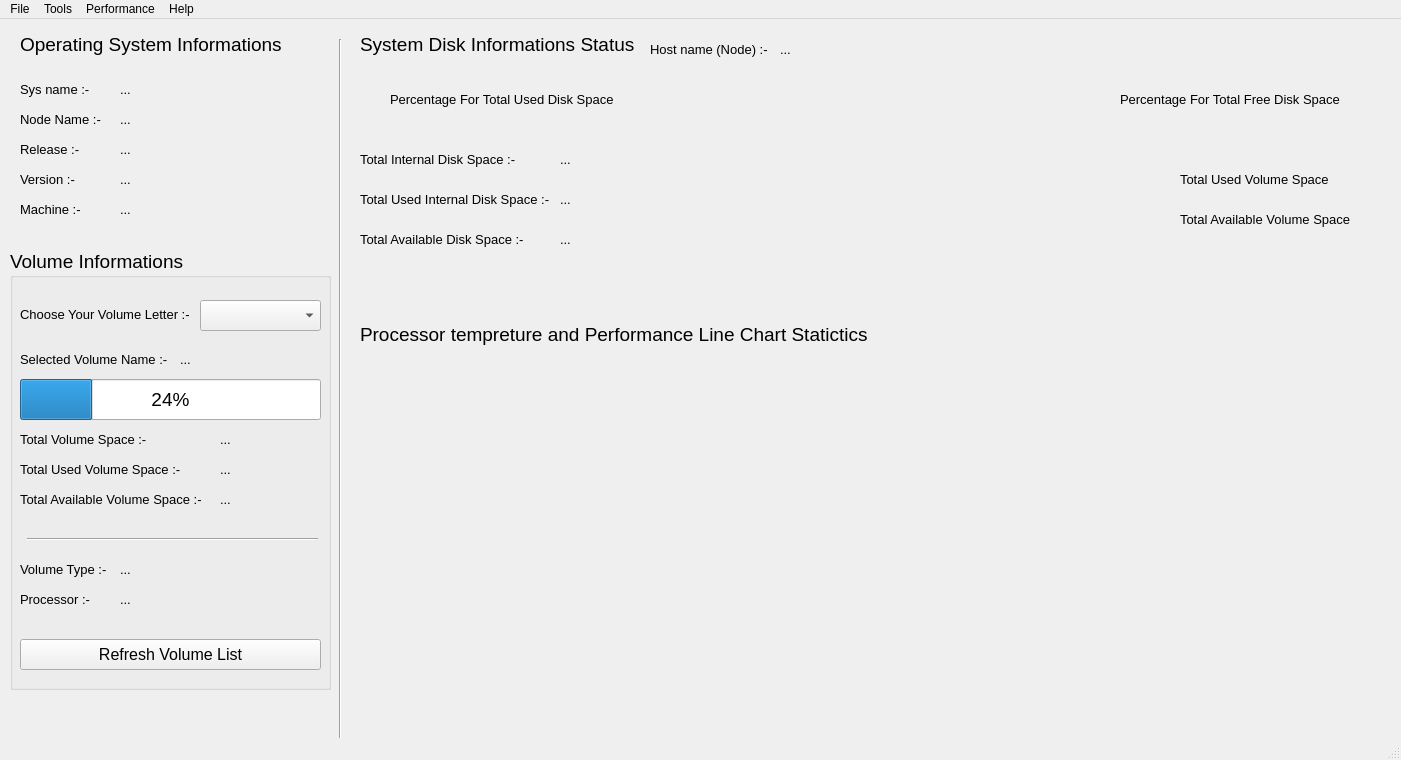
<?xml version="1.0" encoding="UTF-8"?>
<ui version="4.0">
 <class>MainWindow</class>
 <widget class="QMainWindow" name="MainWindow">
  <property name="enabled">
   <bool>true</bool>
  </property>
  <property name="geometry">
   <rect>
    <x>0</x>
    <y>0</y>
    <width>1401</width>
    <height>760</height>
   </rect>
  </property>
  <property name="contextMenuPolicy">
   <enum>Qt::DefaultContextMenu</enum>
  </property>
  <property name="windowTitle">
   <string>MainWindow</string>
  </property>
  <widget class="QWidget" name="centralwidget">
   <widget class="Line" name="line">
    <property name="geometry">
     <rect>
      <x>330</x>
      <y>20</y>
      <width>21</width>
      <height>761</height>
     </rect>
    </property>
    <property name="orientation">
     <enum>Qt::Vertical</enum>
    </property>
   </widget>
   <widget class="QLabel" name="label">
    <property name="geometry">
     <rect>
      <x>20</x>
      <y>10</y>
      <width>281</width>
      <height>31</height>
     </rect>
    </property>
    <property name="font">
     <font>
      <pointsize>14</pointsize>
     </font>
    </property>
    <property name="text">
     <string>Operating System Informations</string>
    </property>
   </widget>
   <widget class="QLabel" name="label_2">
    <property name="geometry">
     <rect>
      <x>20</x>
      <y>60</y>
      <width>101</width>
      <height>21</height>
     </rect>
    </property>
    <property name="font">
     <font>
      <pointsize>10</pointsize>
     </font>
    </property>
    <property name="text">
     <string>Sys name :- </string>
    </property>
   </widget>
   <widget class="QLabel" name="label_3">
    <property name="geometry">
     <rect>
      <x>20</x>
      <y>90</y>
      <width>111</width>
      <height>21</height>
     </rect>
    </property>
    <property name="font">
     <font>
      <pointsize>10</pointsize>
     </font>
    </property>
    <property name="text">
     <string>Node Name :- </string>
    </property>
   </widget>
   <widget class="QLabel" name="label_4">
    <property name="geometry">
     <rect>
      <x>20</x>
      <y>120</y>
      <width>71</width>
      <height>21</height>
     </rect>
    </property>
    <property name="font">
     <font>
      <pointsize>10</pointsize>
     </font>
    </property>
    <property name="text">
     <string>Release :- </string>
    </property>
   </widget>
   <widget class="QLabel" name="label_5">
    <property name="geometry">
     <rect>
      <x>20</x>
      <y>150</y>
      <width>71</width>
      <height>21</height>
     </rect>
    </property>
    <property name="font">
     <font>
      <pointsize>10</pointsize>
     </font>
    </property>
    <property name="text">
     <string>Version :- </string>
    </property>
   </widget>
   <widget class="QLabel" name="label_6">
    <property name="geometry">
     <rect>
      <x>20</x>
      <y>180</y>
      <width>81</width>
      <height>21</height>
     </rect>
    </property>
    <property name="font">
     <font>
      <pointsize>10</pointsize>
     </font>
    </property>
    <property name="text">
     <string>Machine :- </string>
    </property>
   </widget>
   <widget class="QGroupBox" name="groupBox">
    <property name="geometry">
     <rect>
      <x>10</x>
      <y>230</y>
      <width>321</width>
      <height>441</height>
     </rect>
    </property>
    <property name="font">
     <font>
      <pointsize>14</pointsize>
     </font>
    </property>
    <property name="title">
     <string>Volume Informations</string>
    </property>
    <widget class="QLabel" name="label_8">
     <property name="geometry">
      <rect>
       <x>10</x>
       <y>50</y>
       <width>181</width>
       <height>31</height>
      </rect>
     </property>
     <property name="font">
      <font>
       <pointsize>10</pointsize>
      </font>
     </property>
     <property name="text">
      <string>Choose Your Volume Letter :- </string>
     </property>
    </widget>
    <widget class="QComboBox" name="drive_list_cmb">
     <property name="geometry">
      <rect>
       <x>190</x>
       <y>51</y>
       <width>121</width>
       <height>31</height>
      </rect>
     </property>
     <property name="font">
      <font>
       <pointsize>10</pointsize>
      </font>
     </property>
    </widget>
    <widget class="QLabel" name="label_9">
     <property name="geometry">
      <rect>
       <x>10</x>
       <y>100</y>
       <width>161</width>
       <height>21</height>
      </rect>
     </property>
     <property name="font">
      <font>
       <pointsize>10</pointsize>
      </font>
     </property>
     <property name="text">
      <string>Selected Volume Name :- </string>
     </property>
    </widget>
    <widget class="QProgressBar" name="freespace_progress">
     <property name="geometry">
      <rect>
       <x>10</x>
       <y>130</y>
       <width>301</width>
       <height>41</height>
      </rect>
     </property>
     <property name="value">
      <number>24</number>
     </property>
    </widget>
    <widget class="QLabel" name="label_10">
     <property name="geometry">
      <rect>
       <x>10</x>
       <y>180</y>
       <width>141</width>
       <height>21</height>
      </rect>
     </property>
     <property name="font">
      <font>
       <pointsize>10</pointsize>
      </font>
     </property>
     <property name="text">
      <string>Total Volume Space :- </string>
     </property>
    </widget>
    <widget class="QLabel" name="label_11">
     <property name="geometry">
      <rect>
       <x>10</x>
       <y>210</y>
       <width>161</width>
       <height>21</height>
      </rect>
     </property>
     <property name="font">
      <font>
       <pointsize>10</pointsize>
      </font>
     </property>
     <property name="text">
      <string>Total Used Volume Space :- </string>
     </property>
    </widget>
    <widget class="QLabel" name="label_12">
     <property name="geometry">
      <rect>
       <x>10</x>
       <y>240</y>
       <width>191</width>
       <height>21</height>
      </rect>
     </property>
     <property name="font">
      <font>
       <pointsize>10</pointsize>
      </font>
     </property>
     <property name="text">
      <string>Total Available Volume Space :- </string>
     </property>
    </widget>
    <widget class="QLabel" name="label_13">
     <property name="geometry">
      <rect>
       <x>10</x>
       <y>310</y>
       <width>191</width>
       <height>21</height>
      </rect>
     </property>
     <property name="font">
      <font>
       <pointsize>10</pointsize>
      </font>
     </property>
     <property name="text">
      <string>Volume Type :- </string>
     </property>
    </widget>
    <widget class="Line" name="line_2">
     <property name="geometry">
      <rect>
       <x>17</x>
       <y>280</y>
       <width>291</width>
       <height>20</height>
      </rect>
     </property>
     <property name="orientation">
      <enum>Qt::Horizontal</enum>
     </property>
    </widget>
    <widget class="QLabel" name="selecteddrive_txt">
     <property name="geometry">
      <rect>
       <x>170</x>
       <y>100</y>
       <width>131</width>
       <height>21</height>
      </rect>
     </property>
     <property name="font">
      <font>
       <pointsize>10</pointsize>
      </font>
     </property>
     <property name="text">
      <string>...</string>
     </property>
    </widget>
    <widget class="QPushButton" name="pushButton">
     <property name="geometry">
      <rect>
       <x>10</x>
       <y>390</y>
       <width>301</width>
       <height>31</height>
      </rect>
     </property>
     <property name="font">
      <font>
       <pointsize>12</pointsize>
      </font>
     </property>
     <property name="text">
      <string>Refresh Volume List</string>
     </property>
    </widget>
    <widget class="QLabel" name="totalspace_txt">
     <property name="geometry">
      <rect>
       <x>210</x>
       <y>180</y>
       <width>91</width>
       <height>21</height>
      </rect>
     </property>
     <property name="font">
      <font>
       <pointsize>10</pointsize>
      </font>
     </property>
     <property name="text">
      <string>...</string>
     </property>
    </widget>
    <widget class="QLabel" name="usedspace_txt">
     <property name="geometry">
      <rect>
       <x>210</x>
       <y>210</y>
       <width>81</width>
       <height>21</height>
      </rect>
     </property>
     <property name="font">
      <font>
       <pointsize>10</pointsize>
      </font>
     </property>
     <property name="text">
      <string>...</string>
     </property>
    </widget>
    <widget class="QLabel" name="freespace_txt">
     <property name="geometry">
      <rect>
       <x>210</x>
       <y>240</y>
       <width>91</width>
       <height>21</height>
      </rect>
     </property>
     <property name="font">
      <font>
       <pointsize>10</pointsize>
      </font>
     </property>
     <property name="text">
      <string>...</string>
     </property>
    </widget>
    <widget class="QLabel" name="volumetype_txt">
     <property name="geometry">
      <rect>
       <x>110</x>
       <y>310</y>
       <width>91</width>
       <height>21</height>
      </rect>
     </property>
     <property name="font">
      <font>
       <pointsize>10</pointsize>
      </font>
     </property>
     <property name="text">
      <string>...</string>
     </property>
    </widget>
    <widget class="QLabel" name="processor_txt">
     <property name="geometry">
      <rect>
       <x>110</x>
       <y>340</y>
       <width>171</width>
       <height>21</height>
      </rect>
     </property>
     <property name="font">
      <font>
       <pointsize>10</pointsize>
      </font>
     </property>
     <property name="text">
      <string>...</string>
     </property>
    </widget>
    <widget class="QLabel" name="label_14">
     <property name="geometry">
      <rect>
       <x>10</x>
       <y>340</y>
       <width>191</width>
       <height>21</height>
      </rect>
     </property>
     <property name="font">
      <font>
       <pointsize>10</pointsize>
      </font>
     </property>
     <property name="text">
      <string>Processor :- </string>
     </property>
    </widget>
   </widget>
   <widget class="QLabel" name="sysname_txt">
    <property name="geometry">
     <rect>
      <x>120</x>
      <y>60</y>
      <width>101</width>
      <height>21</height>
     </rect>
    </property>
    <property name="font">
     <font>
      <pointsize>10</pointsize>
     </font>
    </property>
    <property name="text">
     <string>...</string>
    </property>
   </widget>
   <widget class="QLabel" name="nodename_txt">
    <property name="geometry">
     <rect>
      <x>120</x>
      <y>90</y>
      <width>151</width>
      <height>21</height>
     </rect>
    </property>
    <property name="font">
     <font>
      <pointsize>10</pointsize>
     </font>
    </property>
    <property name="text">
     <string>...</string>
    </property>
   </widget>
   <widget class="QLabel" name="release_txt">
    <property name="geometry">
     <rect>
      <x>120</x>
      <y>120</y>
      <width>101</width>
      <height>21</height>
     </rect>
    </property>
    <property name="font">
     <font>
      <pointsize>10</pointsize>
     </font>
    </property>
    <property name="text">
     <string>...</string>
    </property>
   </widget>
   <widget class="QLabel" name="version_txt">
    <property name="geometry">
     <rect>
      <x>120</x>
      <y>150</y>
      <width>101</width>
      <height>21</height>
     </rect>
    </property>
    <property name="font">
     <font>
      <pointsize>10</pointsize>
     </font>
    </property>
    <property name="text">
     <string>...</string>
    </property>
   </widget>
   <widget class="QLabel" name="machine_txt">
    <property name="geometry">
     <rect>
      <x>120</x>
      <y>180</y>
      <width>101</width>
      <height>21</height>
     </rect>
    </property>
    <property name="font">
     <font>
      <pointsize>10</pointsize>
     </font>
    </property>
    <property name="text">
     <string>...</string>
    </property>
   </widget>
   <widget class="QLabel" name="label_7">
    <property name="geometry">
     <rect>
      <x>360</x>
      <y>10</y>
      <width>281</width>
      <height>31</height>
     </rect>
    </property>
    <property name="font">
     <font>
      <pointsize>14</pointsize>
     </font>
    </property>
    <property name="text">
     <string>System Disk Informations Status</string>
    </property>
   </widget>
   <widget class="QLabel" name="label_15">
    <property name="geometry">
     <rect>
      <x>360</x>
      <y>210</y>
      <width>201</width>
      <height>21</height>
     </rect>
    </property>
    <property name="font">
     <font>
      <pointsize>10</pointsize>
     </font>
    </property>
    <property name="text">
     <string>Total Available Disk Space :- </string>
    </property>
   </widget>
   <widget class="QLabel" name="label_16">
    <property name="geometry">
     <rect>
      <x>360</x>
      <y>130</y>
      <width>171</width>
      <height>21</height>
     </rect>
    </property>
    <property name="font">
     <font>
      <pointsize>10</pointsize>
     </font>
    </property>
    <property name="text">
     <string>Total Internal Disk Space :- </string>
    </property>
   </widget>
   <widget class="QLabel" name="label_17">
    <property name="geometry">
     <rect>
      <x>360</x>
      <y>170</y>
      <width>191</width>
      <height>21</height>
     </rect>
    </property>
    <property name="font">
     <font>
      <pointsize>10</pointsize>
     </font>
    </property>
    <property name="text">
     <string>Total Used Internal Disk Space :- </string>
    </property>
   </widget>
   <widget class="QLabel" name="label_18">
    <property name="geometry">
     <rect>
      <x>1180</x>
      <y>190</y>
      <width>191</width>
      <height>21</height>
     </rect>
    </property>
    <property name="font">
     <font>
      <pointsize>10</pointsize>
     </font>
    </property>
    <property name="text">
     <string>Total Available Volume Space</string>
    </property>
   </widget>
   <widget class="QLabel" name="label_20">
    <property name="geometry">
     <rect>
      <x>1180</x>
      <y>150</y>
      <width>161</width>
      <height>21</height>
     </rect>
    </property>
    <property name="font">
     <font>
      <pointsize>10</pointsize>
     </font>
    </property>
    <property name="text">
     <string>Total Used Volume Space</string>
    </property>
   </widget>
   <widget class="QLabel" name="diskfreespace_txt">
    <property name="geometry">
     <rect>
      <x>560</x>
      <y>210</y>
      <width>91</width>
      <height>21</height>
     </rect>
    </property>
    <property name="font">
     <font>
      <pointsize>10</pointsize>
     </font>
    </property>
    <property name="text">
     <string>...</string>
    </property>
   </widget>
   <widget class="QLabel" name="diskusedspace_txt">
    <property name="geometry">
     <rect>
      <x>560</x>
      <y>170</y>
      <width>81</width>
      <height>21</height>
     </rect>
    </property>
    <property name="font">
     <font>
      <pointsize>10</pointsize>
     </font>
    </property>
    <property name="text">
     <string>...</string>
    </property>
   </widget>
   <widget class="QLabel" name="disktotalspace_txt">
    <property name="geometry">
     <rect>
      <x>560</x>
      <y>130</y>
      <width>91</width>
      <height>21</height>
     </rect>
    </property>
    <property name="font">
     <font>
      <pointsize>10</pointsize>
     </font>
    </property>
    <property name="text">
     <string>...</string>
    </property>
   </widget>
   <widget class="QLabel" name="usedspace_lab">
    <property name="geometry">
     <rect>
      <x>1130</x>
      <y>190</y>
      <width>21</width>
      <height>21</height>
     </rect>
    </property>
    <property name="font">
     <font>
      <pointsize>10</pointsize>
     </font>
    </property>
    <property name="text">
     <string/>
    </property>
   </widget>
   <widget class="QLabel" name="totlab_txt">
    <property name="geometry">
     <rect>
      <x>1130</x>
      <y>150</y>
      <width>21</width>
      <height>21</height>
     </rect>
    </property>
    <property name="font">
     <font>
      <pointsize>10</pointsize>
     </font>
    </property>
    <property name="text">
     <string/>
    </property>
   </widget>
   <widget class="roundProgressBar" name="diskstorage_progress" native="true">
    <property name="geometry">
     <rect>
      <x>640</x>
      <y>70</y>
      <width>231</width>
      <height>211</height>
     </rect>
    </property>
   </widget>
   <widget class="roundProgressBar" name="diskstorage_progress2" native="true">
    <property name="geometry">
     <rect>
      <x>880</x>
      <y>70</y>
      <width>231</width>
      <height>211</height>
     </rect>
    </property>
   </widget>
   <widget class="QLabel" name="nodename_txt2">
    <property name="geometry">
     <rect>
      <x>780</x>
      <y>20</y>
      <width>181</width>
      <height>21</height>
     </rect>
    </property>
    <property name="font">
     <font>
      <pointsize>10</pointsize>
     </font>
    </property>
    <property name="text">
     <string>...</string>
    </property>
   </widget>
   <widget class="QLabel" name="label_21">
    <property name="geometry">
     <rect>
      <x>650</x>
      <y>20</y>
      <width>141</width>
      <height>21</height>
     </rect>
    </property>
    <property name="font">
     <font>
      <pointsize>10</pointsize>
     </font>
    </property>
    <property name="text">
     <string>Host name (Node) :- </string>
    </property>
   </widget>
   <widget class="QLabel" name="label_22">
    <property name="geometry">
     <rect>
      <x>360</x>
      <y>300</y>
      <width>521</width>
      <height>31</height>
     </rect>
    </property>
    <property name="font">
     <font>
      <pointsize>14</pointsize>
     </font>
    </property>
    <property name="text">
     <string>Processor tempreture and Performance Line Chart Statictics</string>
    </property>
   </widget>
   <widget class="QWidget" name="gridLayoutWidget">
    <property name="geometry">
     <rect>
      <x>360</x>
      <y>349</y>
      <width>991</width>
      <height>321</height>
     </rect>
    </property>
    <layout class="QGridLayout" name="gridLayout"/>
   </widget>
   <widget class="QLabel" name="label_19">
    <property name="geometry">
     <rect>
      <x>390</x>
      <y>70</y>
      <width>231</width>
      <height>21</height>
     </rect>
    </property>
    <property name="font">
     <font>
      <pointsize>10</pointsize>
     </font>
    </property>
    <property name="text">
     <string>Percentage For Total Used Disk Space</string>
    </property>
   </widget>
   <widget class="QLabel" name="label_23">
    <property name="geometry">
     <rect>
      <x>1120</x>
      <y>70</y>
      <width>231</width>
      <height>21</height>
     </rect>
    </property>
    <property name="font">
     <font>
      <pointsize>10</pointsize>
     </font>
    </property>
    <property name="text">
     <string>Percentage For Total Free Disk Space</string>
    </property>
   </widget>
  </widget>
  <widget class="QStatusBar" name="statusbar"/>
  <widget class="QMenuBar" name="menuBar">
   <property name="geometry">
    <rect>
     <x>0</x>
     <y>0</y>
     <width>1401</width>
     <height>21</height>
    </rect>
   </property>
   <widget class="QMenu" name="menuFile">
    <property name="title">
     <string>File</string>
    </property>
    <addaction name="actionGo_to_our_web_site"/>
    <addaction name="actionExit"/>
   </widget>
   <widget class="QMenu" name="menuTools">
    <property name="title">
     <string>Tools</string>
    </property>
    <addaction name="actionClean_Disk_2"/>
    <addaction name="actionStart_Disk_Defragmentation"/>
    <addaction name="actionCheck_Disk_Health"/>
    <addaction name="actionGet_Volume_Informations"/>
   </widget>
   <widget class="QMenu" name="menuPerformance">
    <property name="title">
     <string>Performance</string>
    </property>
    <addaction name="actionProcessor_Performance"/>
    <addaction name="actionMemory_Performance"/>
   </widget>
   <widget class="QMenu" name="menuHelp">
    <property name="title">
     <string>Help</string>
    </property>
    <addaction name="actionAbout"/>
    <addaction name="actionHow_To"/>
   </widget>
   <addaction name="menuFile"/>
   <addaction name="menuTools"/>
   <addaction name="menuPerformance"/>
   <addaction name="menuHelp"/>
  </widget>
  <action name="actionGo_to_our_web_site">
   <property name="text">
    <string>Go to our web site</string>
   </property>
  </action>
  <action name="actionExit">
   <property name="text">
    <string>Exit </string>
   </property>
  </action>
  <action name="actionStart_Disk_Defragmentation">
   <property name="text">
    <string>Start Disk Defragmentation</string>
   </property>
  </action>
  <action name="actionCheck_Disk_Health">
   <property name="text">
    <string>Check Disk Health</string>
   </property>
  </action>
  <action name="actionGet_Volume_Informations">
   <property name="text">
    <string>Get Volume Informations</string>
   </property>
  </action>
  <action name="actionGet_System_Informations">
   <property name="text">
    <string>Get System Informations</string>
   </property>
  </action>
  <action name="actionProcessor_Performance">
   <property name="text">
    <string>Processor Performance</string>
   </property>
  </action>
  <action name="actionMemory_Performance">
   <property name="text">
    <string>Memory Performance</string>
   </property>
  </action>
  <action name="actionStorage_Status_Informations">
   <property name="text">
    <string>Storage Status Informations</string>
   </property>
  </action>
  <action name="actionNetwork_Informations">
   <property name="text">
    <string>Network Informations</string>
   </property>
  </action>
  <action name="actionCurrent_Running_Processes">
   <property name="text">
    <string>Current Running Processes</string>
   </property>
  </action>
  <action name="actionClean_Browser_Cache">
   <property name="text">
    <string>Clean Browser Cache</string>
   </property>
  </action>
  <action name="actionClean_RAM_Cache">
   <property name="text">
    <string>Clean RAM Cache</string>
   </property>
  </action>
  <action name="actionDisk_Clean_UP">
   <property name="text">
    <string>Disk Clean UP</string>
   </property>
  </action>
  <action name="actionAbout">
   <property name="text">
    <string>About</string>
   </property>
  </action>
  <action name="actionHow_To">
   <property name="text">
    <string>How To</string>
   </property>
  </action>
  <action name="actionClean_Disk">
   <property name="text">
    <string>Clean Disk</string>
   </property>
  </action>
  <action name="actionClean_Disk_2">
   <property name="text">
    <string>Clean Disk</string>
   </property>
  </action>
 </widget>
 <customwidgets>
  <customwidget>
   <class>roundProgressBar</class>
   <extends>QWidget</extends>
   <header>PySide2extn.RoundProgressBar.h</header>
   <container>1</container>
  </customwidget>
 </customwidgets>
 <resources/>
 <connections/>
</ui>
